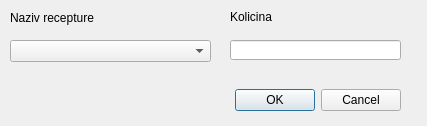
<?xml version="1.0" encoding="UTF-8"?>
<ui version="4.0">
 <class>Dialog</class>
 <widget class="QDialog" name="Dialog">
  <property name="geometry">
   <rect>
    <x>0</x>
    <y>0</y>
    <width>427</width>
    <height>126</height>
   </rect>
  </property>
  <property name="windowTitle">
   <string>Dialog</string>
  </property>
  <widget class="QDialogButtonBox" name="buttonBox">
   <property name="geometry">
    <rect>
     <x>180</x>
     <y>80</y>
     <width>221</width>
     <height>41</height>
    </rect>
   </property>
   <property name="orientation">
    <enum>Qt::Horizontal</enum>
   </property>
   <property name="standardButtons">
    <set>QDialogButtonBox::Cancel|QDialogButtonBox::Ok</set>
   </property>
  </widget>
  <widget class="QComboBox" name="comboBox">
   <property name="geometry">
    <rect>
     <x>10</x>
     <y>40</y>
     <width>201</width>
     <height>22</height>
    </rect>
   </property>
  </widget>
  <widget class="QLineEdit" name="lineEdit">
   <property name="geometry">
    <rect>
     <x>230</x>
     <y>40</y>
     <width>171</width>
     <height>20</height>
    </rect>
   </property>
  </widget>
  <widget class="QLabel" name="label">
   <property name="geometry">
    <rect>
     <x>10</x>
     <y>10</y>
     <width>121</width>
     <height>16</height>
    </rect>
   </property>
   <property name="text">
    <string>Naziv recepture</string>
   </property>
  </widget>
  <widget class="QLabel" name="label_2">
   <property name="geometry">
    <rect>
     <x>230</x>
     <y>10</y>
     <width>47</width>
     <height>13</height>
    </rect>
   </property>
   <property name="text">
    <string>Kolicina</string>
   </property>
  </widget>
 </widget>
 <resources/>
 <connections>
  <connection>
   <sender>buttonBox</sender>
   <signal>accepted()</signal>
   <receiver>Dialog</receiver>
   <slot>accept()</slot>
   <hints>
    <hint type="sourcelabel">
     <x>248</x>
     <y>254</y>
    </hint>
    <hint type="destinationlabel">
     <x>157</x>
     <y>274</y>
    </hint>
   </hints>
  </connection>
  <connection>
   <sender>buttonBox</sender>
   <signal>rejected()</signal>
   <receiver>Dialog</receiver>
   <slot>reject()</slot>
   <hints>
    <hint type="sourcelabel">
     <x>316</x>
     <y>260</y>
    </hint>
    <hint type="destinationlabel">
     <x>286</x>
     <y>274</y>
    </hint>
   </hints>
  </connection>
 </connections>
</ui>
